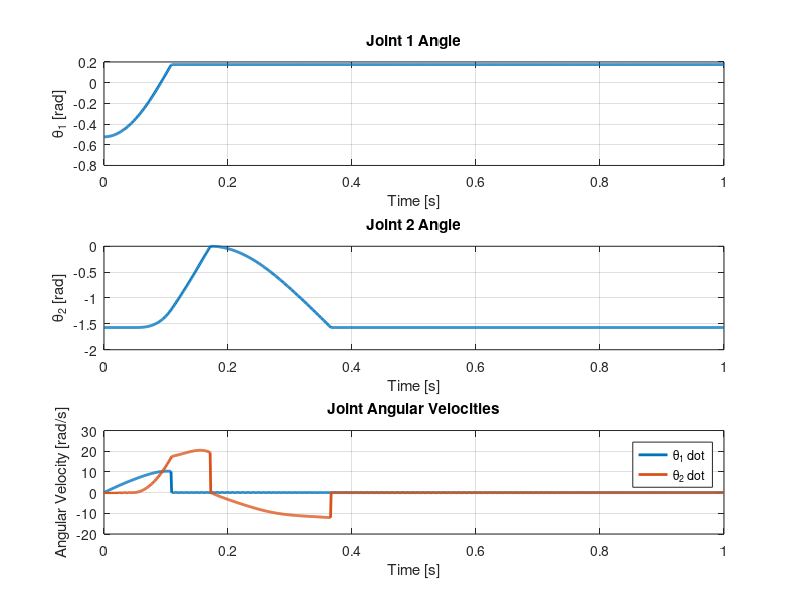
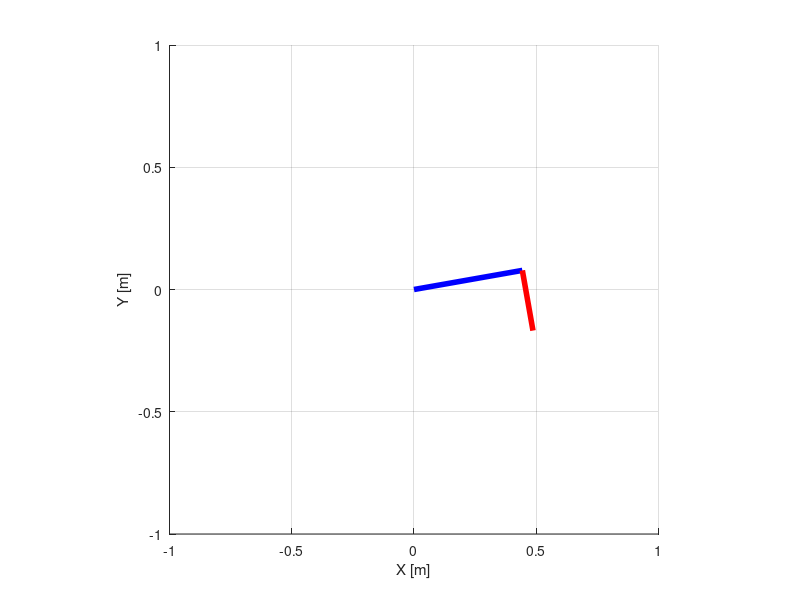

These charts were generated, in order, by the following MATLAB code:
%% 2-Link Planar Manipulator with Nonlinear Tendon Extensions
clc; clear; close all;

%% Link Geometry and Mass Properties (Cuboids)
% Link 1 dimensions
L1 = 0.45; % [m]
W1 = 0.18; % [m]
H1 = 0.15; % [m]
m1 = 0.012;  % [kg]

floor = true;

% Link 2 dimensions
L2 = 0.25;  % [m]
W2 = 0.13; % [m]
H2 = 0.11; % [m]
m2 = 0.007;  % [kg]

% Gravity
g = -0.981; % [m/s^2]
% g = 0; % [m/s^2]

%% Moments of Inertia via Cuboid Formula
% Moment of inertia about the z-axis through CM: I_z(cm) = (1/12)*m*(h^2 + w^2)

I1_cm = (1/12)*m1*(H1^2 + W1^2);
d1 = L1/2; 
I1 = I1_cm + m1*d1^2; % parallel axis shift for link 1

I2_cm = (1/12)*m2*(H2^2 + W2^2);
% For link 2, we use I2_cm directly in the standard formula for a 2-link arm
I2 = I2_cm;

%% Tendon Parameters
% From the snippet, we have four tendons: h1, h2, h3, h4.
% We'll define nominal lengths and constants a,b based on the example:
l1 = 0.3; 
l2 = 0.3;
l3 = 0.35;
l4 = 0.35;
a = 0.005; % example value
b = 0.003; % example value

R1 = 0.002;  
R2 = 0.002;

% Tendon forces
%f = [0.007355; 0.007355; 0.007355; 0.007355]; % [N]
% f = @(t) [0.007355*exp(-5*t); 0.007355*exp(-5*t); 0.007355*exp(-5*t); 0.007355*exp(-5*t)];
% % f = @(t) [0.005*exp(-5*t); 0.007*exp(-5*t); 0.007*exp(-5*t); 0.007*exp(-5*t)];
% f = @(t) [0.007*exp(-5*t); 0.000*exp(-5*t); 0.000*exp(-5*t); 0.007*exp(-5*t)];
% f = @(t) [0.7*exp(-5*t); 0.00*exp(-5*t); 0.00*exp(-5*t); 0.7*exp(-5*t)];
% f = @(t) [0.07; 0.007355; 0.007355; 0.07];
% f = @(t) [0; 0; 7; 8.5];
f = @(t) [0; 0; 100*exp(-4*t); 85*exp(-10*t^2)];


%% Kinematics: Nonlinear Tendon Extension Functions
% According to the snippet (for θ1 > 0):
% h1(θ) = l1 + 2√(a²+b²)*cos(tan^-1(a/b) + θ1/2) - 2b - R2 θ2
% h2(θ) = l2 - R1 θ1
% h3(θ) = l3 + R1 θ1
% h4(θ) = l4 + R1 θ1 + R2 θ2
% If θ1 < 0, relations may be reversed, but we focus on θ1 ≥ 0 scenario.

H = @(theta) [
    l1 + 2*sqrt(a^2+b^2)*cos(atan(a/b) + theta(1)/2) - 2*b - R2*theta(2);  % h1
    l2 - R1*theta(1);                                                     % h2
    l3 + R1*theta(1);                                                     % h3
    l4 + R1*theta(1) + R2*theta(2)                                        % h4
];

% Compute P(theta) = dH/dtheta:
% ∂h1/∂θ1 = -2*√(a²+b²)*sin(...) * (1/2) = -√(a²+b²)*sin(...)
% ∂h1/∂θ2 = -R2
% ∂h2/∂θ1 = -R1; ∂h2/∂θ2 = 0
% ∂h3/∂θ1 = R1;  ∂h3/∂θ2 = 0
% ∂h4/∂θ1 = R1;  ∂h4/∂θ2 = R2

dH_dtheta = @(theta) [
    -2*sqrt(a^2+b^2)*sin(atan(a/b) + theta(1)/2),  0;
    -R1,                                         0;
    R1,                                          -R2;
    R1,                                          R2
];

% P(theta) = (dH/dtheta)^T
P_theta = @(theta) dH_dtheta(theta)';

%% Dynamics (M, C, N)
% Define link centers of mass
lc1 = L1/2;
lc2 = L2/2;

% Standard parameters from 2-link arm dynamics
a_m = m1*lc1^2 + m2*(L1^2+lc2^2) + I1 + I2;
b_m = m2*L1*lc2;
d_m = m2*lc2^2 + I2;

M_theta = @(th) [a_m+2*b_m*cos(th(2)), d_m+b_m*cos(th(2));
                 d_m+b_m*cos(th(2)),   d_m];

C_theta = @(th, thd) [ -b_m*sin(th(2))*thd(2), -b_m*sin(th(2))*(thd(1)+thd(2));
                        b_m*sin(th(2))*thd(1), 0 ];

N_theta = @(th) [-(m1*g*lc1*cos(th(1)) + m2*g*L1*cos(th(1)))+m2*g*lc2*cos(th(1)-th(2));
                 -m2*g*lc2*cos(th(1)-th(2))];

% Equation of motion:
% M(theta)*ddtheta + C(theta,theta_dot)*theta_dot + N(theta) = P(theta)*f
% => ddtheta = M(theta)\( P(theta)*f - C(theta,theta_dot)*theta_dot - N(theta) )

theta_ddot_func = @(th, thd, t) M_theta(th)\(P_theta(th)*f(t) - C_theta(th, thd)*thd - N_theta(th));

%% Simulation Parameters
tmax =1;  
dt = 0.001;
n = round(tmax/dt);
t = linspace(0, tmax, n);

% Initial conditions
theta0 = [deg2rad(-30); deg2rad(-90)]; 
theta_dot0 = [0; 0];

theta = zeros(2, n);
theta_dot = zeros(2, n);
theta_ddot = zeros(2, n);

theta(:,1) = theta0;
theta_dot(:,1) = theta_dot0;

%% Numerical Integration (Euler's Method)

% for i = 1:n-1
%     f_current = f(t(i)); % Compute time-varying force
%     theta_ddot(:, i) = M_theta(theta(:, i))\(P_theta(theta(:, i))*f_current ...
%                        - C_theta(theta(:, i), theta_dot(:, i))*theta_dot(:, i) ...
%                        - N_theta(theta(:, i)));
%     theta_dot(:, i+1) = theta_dot(:, i) + theta_ddot(:, i)*dt;
%     theta(:, i+1) = theta(:, i) + theta_dot(:, i)*dt;
% end

theta_ddot(:, end) = theta_ddot_func(theta(:, end), theta_dot(:, end), t(end));

% Desired limits in radians
if floor == true
    theta1_min = deg2rad(-30);
else
    theta1_min = deg2rad(-75);
end
theta1_max = deg2rad(10);
theta2_min = deg2rad(-90);
theta2_max = deg2rad(0);

for i = 1:n-1
    f_current = f(t(i));
    theta_ddot(:, i) = M_theta(theta(:, i))\(P_theta(theta(:, i))*f_current ...
                       - C_theta(theta(:, i), theta_dot(:, i))*theta_dot(:, i) ...
                       - N_theta(theta(:, i)));
    theta_dot(:, i+1) = theta_dot(:, i) + theta_ddot(:, i)*dt;
    theta_temp = theta(:, i) + theta_dot(:, i)*dt;

    % Clamp joint 1 angle
    if theta_temp(1) > theta1_max
        theta_temp(1) = theta1_max;
        theta_dot(1, i+1) = 0;
    elseif theta_temp(1) < theta1_min
        theta_temp(1) = theta1_min;
        theta_dot(1, i+1) = 0;
    end

    % Clamp joint 2 angle
    if theta_temp(2) > theta2_max
        theta_temp(2) = theta2_max;
        theta_dot(2, i+1) = 0;
    elseif theta_temp(2) < theta2_min
        theta_temp(2) = theta2_min;
        theta_dot(2, i+1) = 0;
    end

    theta(:, i+1) = theta_temp;
end


%% Plot Results
figure;
subplot(3,1,1);
plot(t, theta(1,:), 'LineWidth', 2);
xlabel('Time [s]');
ylabel('\theta_1 [rad]');
title('Joint 1 Angle');
grid on;

subplot(3,1,2);
plot(t, theta(2,:), 'LineWidth', 2);
xlabel('Time [s]');
ylabel('\theta_2 [rad]');
title('Joint 2 Angle');
grid on;

subplot(3,1,3);
plot(t, theta_dot(1,:), 'LineWidth', 2); hold on;
plot(t, theta_dot(2,:), 'LineWidth', 2);
xlabel('Time [s]');
ylabel('Angular Velocity [rad/s]');
title('Joint Angular Velocities');
legend('\theta_1 dot', '\theta_2 dot');
grid on;

%% Animation of the Manipulator
figure('Name', '2-Link Manipulator Animation');
axis equal;
xlim([-1, 1]);
ylim([-1, 1]);
xlabel('X [m]');
ylabel('Y [m]');
grid on; hold on;

link1_plot = line([0,0],[0,0],'LineWidth',4,'Color','b');
link2_plot = line([0,0],[0,0],'LineWidth',4,'Color','r');

for i=1:10:n
    th1 = theta(1,i);
    th2 = theta(2,i);

    x1 = L1*cos(th1);
    y1 = L1*sin(th1);
    x2 = x1 + L2*cos(th1+th2);
    y2 = y1 + L2*sin(th1+th2);

    set(link1_plot, 'XData',[0,x1],'YData',[0,y1]);
    set(link2_plot, 'XData',[x1,x2],'YData',[y1,y2]);

    pause(.05);
    drawnow;
end
